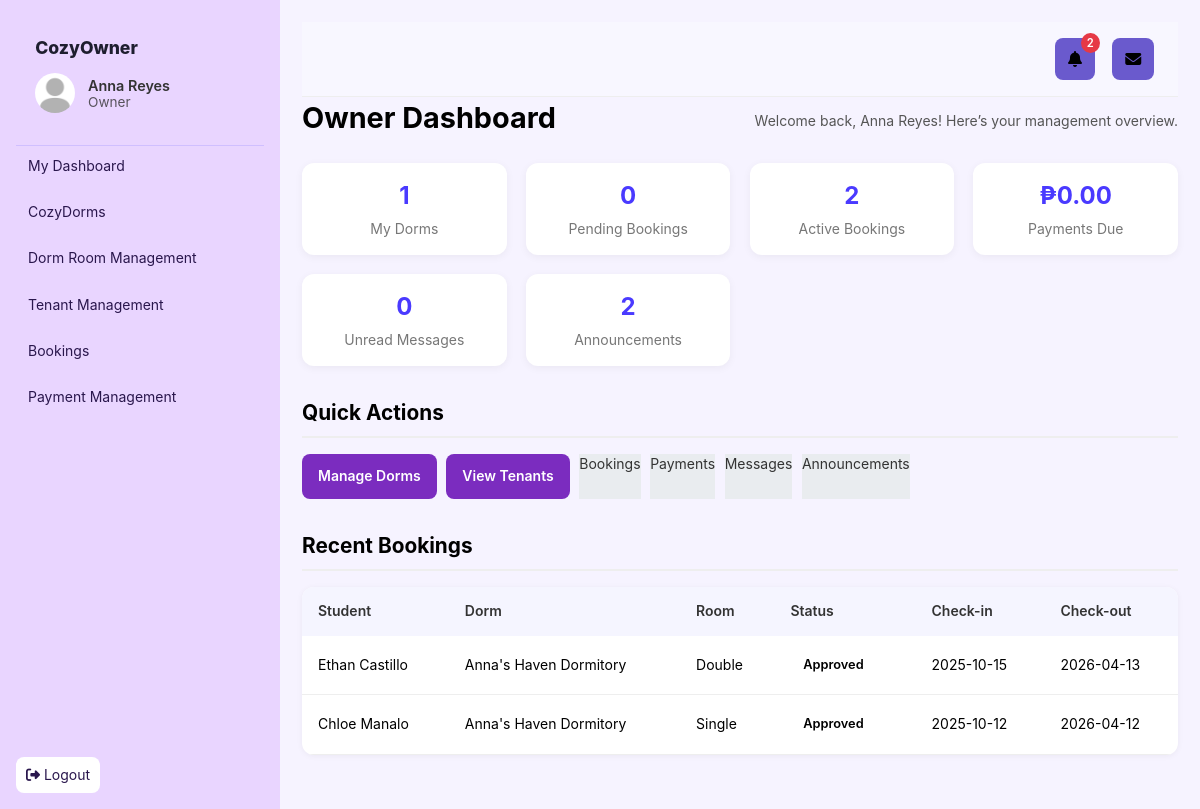
The app's page /Main/dashboards/owner_dashboard.php (signed in), older data.
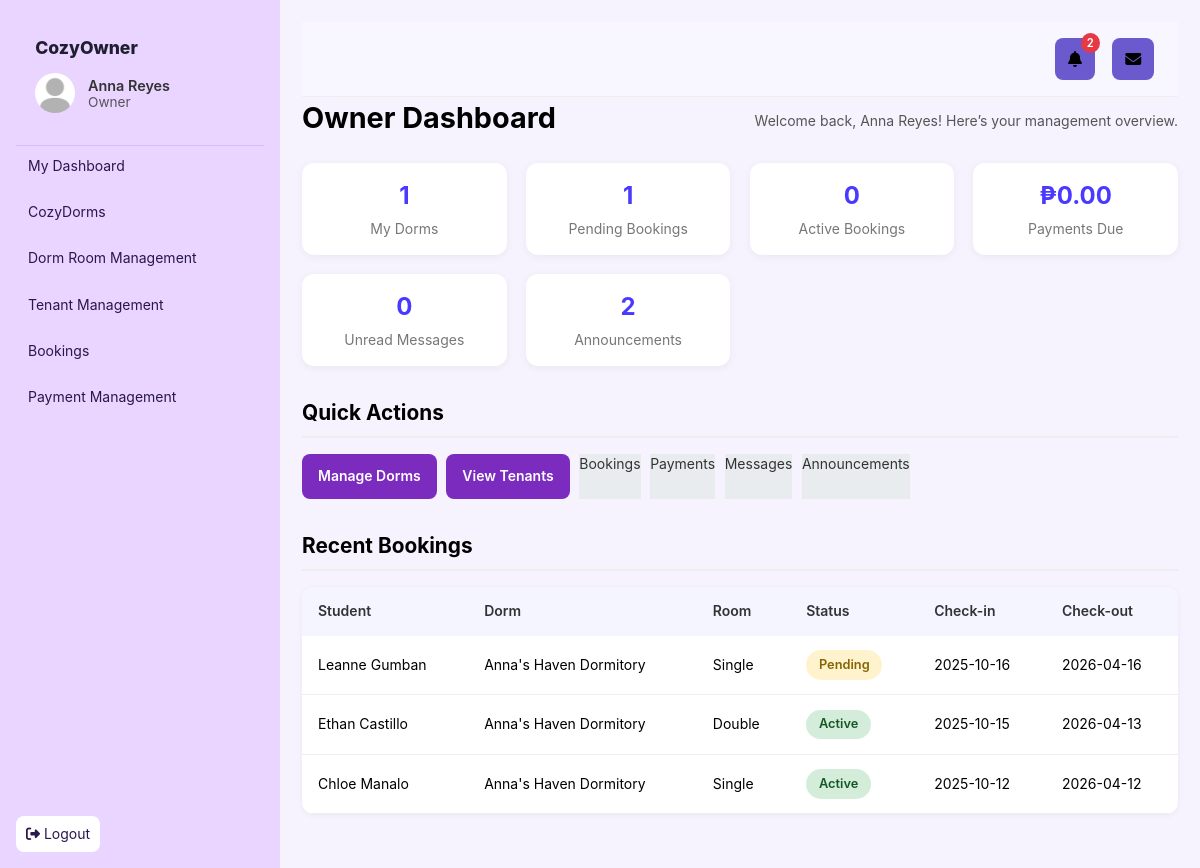
The same page, newer data.
### tables this page shows
CREATE TABLE `bookings` (
  `booking_id` int(11) NOT NULL,
  `room_id` int(11) NOT NULL,
  `student_id` int(11) NOT NULL,
  `booking_type` enum('whole','shared') DEFAULT 'shared',
  `start_date` date NOT NULL,
  `end_date` date NOT NULL,
  `status` enum('pending','approved','rejected','cancelled','completed','active') NOT NULL DEFAULT 'pending' COMMENT 'pending=awaiting approval, approved=owner approved, active=currently occupying, completed=tenancy ended, rejected=owner declined, cancelled=student cancelled',
  `updated_at` datetime DEFAULT current_timestamp() ON UPDATE current_timestamp(),
  `created_at` timestamp NOT NULL DEFAULT current_timestamp(),
  `expires_at` datetime DEFAULT NULL,
  `selfie` varchar(255) DEFAULT NULL,
  `id_document` varchar(255) DEFAULT NULL,
  `display_picture` varchar(255) DEFAULT NULL,
  `notes` text DEFAULT NULL,
  `check_in_date` datetime DEFAULT NULL COMMENT 'Actual check-in date/time',
  `check_out_date` datetime DEFAULT NULL COMMENT 'Actual check-out date/time',
  `booking_reference` varchar(50) DEFAULT NULL COMMENT 'Unique booking reference code'
);

CREATE TABLE `users` (
  `user_id` int(11) NOT NULL,
  `name` varchar(100) NOT NULL,
  `address` varchar(255) DEFAULT NULL,
  `email` varchar(150) NOT NULL,
  `password` varchar(255) NOT NULL,
  `role` enum('admin','owner','student') NOT NULL DEFAULT 'student',
  `created_at` timestamp NOT NULL DEFAULT current_timestamp(),
  `verified` tinyint(1) NOT NULL DEFAULT 0 COMMENT '0 = Pending, 1 = Verified, -1 = Rejected',
  `phone` varchar(20) DEFAULT NULL,
  `license_no` varchar(100) DEFAULT NULL,
  `profile_pic` varchar(255) DEFAULT NULL,
  `id_document` varchar(255) DEFAULT NULL
);

CREATE TABLE `dormitories` (
  `dorm_id` int(11) NOT NULL,
  `owner_id` int(11) NOT NULL,
  `name` varchar(150) NOT NULL,
  `address` varchar(255) NOT NULL,
  `description` text DEFAULT NULL,
  `verified` tinyint(1) DEFAULT 0,
  `created_at` timestamp NOT NULL DEFAULT current_timestamp(),
  `latitude` decimal(10,8) DEFAULT NULL,
  `longitude` decimal(11,8) DEFAULT NULL,
  `status` enum('pending','verified','error') NOT NULL DEFAULT 'pending',
  `updated_at` timestamp NOT NULL DEFAULT current_timestamp() ON UPDATE current_timestamp(),
  `cover_image` varchar(255) DEFAULT NULL,
  `features` text DEFAULT NULL
);

CREATE TABLE `rooms` (
  `room_id` int(11) NOT NULL,
  `dorm_id` int(11) NOT NULL,
  `room_type` varchar(100) NOT NULL,
  `capacity` int(11) NOT NULL,
  `size` varchar(50) DEFAULT NULL,
  `price` decimal(10,2) NOT NULL,
  `status` enum('vacant','occupied') NOT NULL DEFAULT 'vacant',
  `created_at` timestamp NOT NULL DEFAULT current_timestamp(),
  `room_number` varchar(50) DEFAULT NULL,
  `features` text DEFAULT NULL
);

### Main/auth/auth.php (called while the page is built, shortened)
<?php
function current_user() {
    return $_SESSION['user'] ?? null;
}

### Main/dashboards/owner_dashboard.php (the view, shortened to what this page needs)
<?php
require_once __DIR__ . '/../partials/header.php';
require_once __DIR__ . '/../config.php';
$user_id = current_user()['user_id'];
$stmt = $pdo->prepare("SELECT COUNT(*) FROM dormitories WHERE owner_id = ?");
$stmt->execute([$user_id]);
$dorm_count = (int)$stmt->fetchColumn();
$stmt = $pdo->prepare("SELECT COUNT(*) FROM bookings b JOIN rooms r ON b.room_id = r.room_id JOIN dormitories d ON r.dorm_id = d.dorm_id WHERE d.owner_id = ? AND b.status = 'pending'");
$stmt->execute([$user_id]);
$pending_bookings = (int)$stmt->fetchColumn();
$stmt = $pdo->prepare("SELECT COUNT(*) FROM bookings b JOIN rooms r ON b.room_id = r.room_id JOIN dormitories d ON r.dorm_id = d.dorm_id WHERE d.owner_id = ? AND b.status = 'approved'");
$stmt->execute([$user_id]);
$active_bookings = (int)$stmt->fetchColumn();
$stmt = $pdo->prepare("SELECT COALESCE(SUM(amount),0) FROM payments p JOIN bookings b ON p.booking_id = b.booking_id JOIN rooms r ON b.room_id = r.room_id JOIN dormitories d ON r.dorm_id = d.dorm_id WHERE d.owner_id = ? AND p.status = 'pending'");
$stmt->execute([$user_id]);
$payments_due = (float)$stmt->fetchColumn();
$stmt = $pdo->prepare("SELECT COUNT(*) FROM messages WHERE receiver_id = ? AND read_at IS NULL");
$stmt->execute([$user_id]);
$unread_messages = (int)$stmt->fetchColumn();
$stmt = $pdo->prepare("
    SELECT COUNT(*)
    FROM announcements a
    LEFT JOIN announcement_reads ar ON a.id = ar.announcement_id AND ar.user_id = ?
    WHERE ar.read_at IS NULL
      AND (
        a.audience = 'All Hosts'
        OR a.audience IN ('Verified Owners','Pending Owners')
      )
");
$stmt->execute([$user_id]);
$unread_announcements = (int)$stmt->fetchColumn();
$stmt = $pdo->prepare("
    SELECT b.booking_id, b.status, b.start_date, b.end_date,
           u.name AS student_name, r.room_type, d.name AS dorm_name
    FROM bookings b
    JOIN rooms r ON b.room_id = r.room_id
    JOIN dormitories d ON r.dorm_id = d.dorm_id
    JOIN users u ON b.student_id = u.user_id
    WHERE d.owner_id = ?
    ORDER BY b.created_at DESC
    LIMIT 5
");
$stmt->execute([$user_id]);
$recent_bookings = $stmt->fetchAll(PDO::FETCH_ASSOC);
?>
<div class="page-header">
  <h1>Owner Dashboard</h1>
  <p>Welcome back, <?= htmlspecialchars(current_user()['name']) ?>! Here’s your management overview.</p>
</div>
<div class="stats-grid">
  <div class="stat-card">
    <h3><?= $dorm_count ?></h3>
    <p>My Dorms</p>
  </div>
  <div class="stat-card">
    <h3><?= $pending_bookings ?></h3>
    <p>Pending Bookings</p>
  </div>
  <div class="stat-card">
    <h3><?= $active_bookings ?></h3>
    <p>Active Bookings</p>
  </div>
  <div class="stat-card">
    <h3>₱<?= number_format($payments_due, 2) ?></h3>
    <p>Payments Due</p>
  </div>
  <div class="stat-card">
    <h3><?= $unread_messages ?></h3>
    <p>Unread Messages</p>
  </div>
  <div class="stat-card">
    <h3><?= $unread_announcements ?></h3>
    <p>Announcements</p>
  </div>
</div>
<div class="section">
  <h2>Quick Actions</h2>
  <div class="actions">
    <a href="../modules/owner/owner_dorms.php" class="btn-primary">Manage Dorms</a>
    <a href="../modules/owner/owner_tenants.php" class="btn-primary">View Tenants</a>
    <a href="../modules/owner/owner_bookings.php" class="btn-secondary">Bookings</a>
    <a href="../modules/owner/owner_payments.php" class="btn-secondary">Payments</a>
    <a href="../modules/owner/owner_messages.php" class="btn-secondary">Messages</a>
    <a href="../modules/owner/owner_announcements.php" class="btn-secondary">Announcements</a>
  </div>
</div>
<div class="section">
  <h2>Recent Bookings</h2>
  <?php if ($recent_bookings): ?>
  <table class="data-table">
    <thead>
      <tr>
        <th>Student</th>
        <th>Dorm</th>
        <th>Room</th>
        <th>Status</th>
        <th>Check-in</th>
        <th>Check-out</th>
      </tr>
    </thead>
    <tbody>
      <?php foreach ($recent_bookings as $b): ?>
      <tr>
        <td><?= htmlspecialchars($b['student_name']) ?></td>
        <td><?= htmlspecialchars($b['dorm_name']) ?></td>
        <td><?= htmlspecialchars($b['room_type']) ?></td>
        <td><span class="status <?= htmlspecialchars($b['status']) ?>"><?= ucfirst($b['status']) ?></span></td>
        <td><?= htmlspecialchars($b['start_date']) ?></td>
        <td><?= htmlspecialchars($b['end_date']) ?></td>
      </tr>
      <?php endforeach; ?>
    </tbody>
  </table>
  <?php else: ?>
    <p><em>No recent bookings found.</em></p>
  <?php endif; ?>
</div>
<?php require_once __DIR__ . '/../partials/footer.php'; ?>

### Main/partials/header.php (shortened to what this page needs)
<?php
require_once __DIR__ . '/../auth/auth.php';
$user = current_user();
require_once __DIR__ . '/../config.php';
$base_path = '';
$unread_announcements = 0;
if ($user && isset($user['user_id'])) {
    $stmt = $pdo->prepare("
        SELECT COUNT(*)
        FROM announcements a
        LEFT JOIN announcement_reads ar
          ON a.id = ar.announcement_id AND ar.user_id = ?
        WHERE ar.read_at IS NULL
          AND (
            a.audience = 'All Hosts'
            OR (a.audience = 'Students' AND ? = 'student')
            OR (a.audience IN ('Verified Owners','Pending Owners','All Hosts') AND ? = 'owner')
          )
    ");
    $stmt->execute([$user['user_id'], $user['role'], $user['role']]);
    $unread_announcements = (int)$stmt->fetchColumn();
}
$brand_title = "CozyDorms Management";
if ($user['role'] === 'admin') {
    $brand_title = "CozyAdmin";
} elseif ($user['role'] === 'owner') {
    $brand_title = "CozyOwner";
} elseif ($user['role'] === 'student') {
    $brand_title = "CozyTenant";
}
$message_page = "#";
$announcement_page = "#";
if ($user['role'] === 'student') {
    $message_page = $base_path . "/modules/student/student_messages.php";
    $announcement_page = $base_path . "/modules/student/student_announcements.php";
} elseif ($user['role'] === 'owner') {
    $message_page = $base_path . "/modules/owner/owner_messages.php";
    $announcement_page = $base_path . "/modules/owner/owner_announcements.php";
} elseif ($user['role'] === 'admin') {
    $message_page = "../modules/shared/messaging.php";
    $announcement_page = "../modules/admin/announcements.php";
}
?>
<!doctype html>
<html lang="en">
<head>
  <link rel="stylesheet" href="../assets/style.css">
  <link rel="stylesheet" href="../assets/modules.css">
  <link rel="stylesheet" href="https://cdnjs.cloudflare.com/ajax/libs/font-awesome/6.5.0/css/all.min.css">
</head>
<body>
  <aside class="sidebar">
    <div class="brand">
      <div class="brand-title"><?= htmlspecialchars($brand_title) ?></div>
      <div class="user-info">
        <?php if (!empty($user['profile_pic'])): ?>
          <img src="<?= htmlspecialchars($user['profile_pic']) ?>" alt="profile">
        <?php else: ?>
          <img src="../assets/default_profile.jpg" alt="default">
        <?php endif; ?>
        <div class="user-details">
          <div class="name"><?= htmlspecialchars($user['name']) ?></div>
          <div class="role"><?= htmlspecialchars(ucfirst($user['role'])) ?></div>
        </div>
      </div>
    </div>
    <hr class="sidebar-separator">
    <nav>
      <?php if ($user['role'] === 'admin'): ?>
        <a href="<?= $base_path ?>/dashboards/admin_dashboard.php">Overview</a>
        <a href="<?= $base_path ?>/modules/admin/user_management.php">User Management</a>
        <a href="<?= $base_path ?>/modules/admin/reports.php">Reports & Analytics</a>
        <a href="<?= $base_path ?>/modules/admin/owner_verification.php">Dorm Owner Verification</a>
        <a href="<?= $base_path ?>/modules/shared/dorm_listings.php">Dorm Listings</a>
        <a href="<?= $base_path ?>/modules/admin/booking_oversight.php">Booking & Reservation</a>
        <a href="<?= $base_path ?>/modules/admin/admin_payments.php">Payment Management</a>
        <a href="<?= $base_path ?>/modules/admin/announcements.php">Broadcast Announcements</a>
      <?php elseif ($user['role'] === 'owner'): ?>
        <a href="<?= $base_path ?>/dashboards/owner_dashboard.php">My Dashboard</a>
        <a href="<?= $base_path ?>/modules/owner/owner_dorms.php">CozyDorms</a>
        <a href="<?= $base_path ?>/modules/admin/room_management.php">Dorm Room Management</a>
        <a href="<?= $base_path ?>/modules/owner/owner_tenants.php">Tenant Management</a>
        <a href="<?= $base_path ?>/modules/owner/owner_bookings.php">Bookings</a>
        <a href="<?= $base_path ?>/modules/owner/owner_payments.php">Payment Management</a>
      <?php endif; ?>
    </nav>
    <div class="sidebar-foot">
      <a class="logout" href="<?= $base_path ?>/auth/logout.php"><i class="fa fa-sign-out-alt"></i> Logout</a>
    </div>
  </aside>
  <main class="main">
    <header class="topbar">
      <div class="header-actions">
        <a href="<?= $announcement_page ?>" class="btn-icon">
          <i class="fa fa-bell"></i>
          <?php if ($unread_announcements > 0): ?>
            <span class="badge"><?= $unread_announcements ?></span>
          <?php endif; ?>
        </a>
        <a href="<?= $message_page ?>" class="btn-icon">
          <i class="fa fa-envelope"></i>
        </a>
      </div>
    </header>

### Main/partials/footer.php (shortened to what this page needs)
  </main>
</body>
</html>

### Main/assets/style.css (style rules this page uses)
:root { --bg:#f6f3ff; --panel:#fff; --ink:#1f1147; --muted:#7a68b8; --primary:#8b5cf6; --primary-2:#a78bfa; --border:#eadcff; }
* { box-sizing:border-box }
body { margin:0;font:14px/1.45 Inter,system-ui,Segoe UI,Arial }
a { color:inherit;text-decoration:none }
.sidebar { position:fixed;inset:0 auto 0 0;width:280px;background:#e9d5ff;color:#2a174d;padding:16px;display:flex;flex-direction:column }
.sidebar .brand { font-weight:800;font-size:18px;margin-bottom:12px }
.sidebar nav { display:grid;gap:6px;overflow:auto;padding-right:6px }
.sidebar nav a { padding:10px 12px;border-radius:10px;color:#2a174d }
.sidebar-foot { margin-top:auto;display:flex;justify-content:space-between;align-items:center }
.sidebar-foot .logout { padding:8px 10px;background:#fff;border-radius:8px }
.main { margin-left:280px;background:var(--bg);min-height:100vh;padding:22px }
.btn-primary { background: #7b2cbf; color: #fff; padding: 12px 16px; border: none; border-radius: 8px; cursor: pointer; font-weight: 600; transition: 0.2s ease; }

### Main/assets/modules.css (style rules this page uses)
.page-header { display: flex; justify-content: space-between; align-items: center; margin-bottom: 1.5rem; }
.page-header h1 { font-size: 1.8rem; margin: 0; }
.page-header p { color: #555; margin: 0.3rem 0 0; }
table { width: 100%; border-collapse: collapse; margin-top: 1rem; }
thead { background: #f9f9f9; }
thead th { text-align: left; padding: 0.8rem; font-weight: 600; }
tbody tr { border-bottom: 1px solid #eee; }
tbody td { padding: 0.8rem; vertical-align: middle; }
.badge { display: inline-block; padding: 0.3rem 0.6rem; border-radius: 12px; font-size: 0.8rem; font-weight: 600; margin-left: 0.3rem; }
.section { margin-bottom: 2rem; }
.section h2 { font-size: 1.3rem; margin-bottom: 1rem; border-bottom: 2px solid #eee; padding-bottom: 0.5rem; }
.stats-grid { display: grid; grid-template-columns: repeat(auto-fit, minmax(200px, 1fr)); gap: 1.2rem; margin-bottom: 2rem; }
.stat-card { background: #fff; padding: 1rem; border-radius: 12px; text-align: center; box-shadow: 0 2px 8px rgba(0,0,0,0.05); }
.stat-card h3 { margin: 0; font-size: 1.5rem; color: #4A3AFF; }
.stat-card p { margin: 0.3rem 0 0; color: #777; }
.actions { display: flex; gap: 0.6rem; }
.btn-secondary { background: #e9ecef; color: #333; }
.status { padding: 0.3rem 0.6rem; border-radius: 6px; font-size: 0.8rem; font-weight: 600; }
.status.active { background: #d4edda; color: #155724; }
table { width: 100%; border-collapse: collapse; margin-top: 1rem; background: #fff; border-radius: 12px; overflow: hidden; box-shadow: 0 1px 6px rgba(0,0,0,0.05); }
thead { background: #f5f5ff; }
thead th { text-align: left; padding: 0.9rem 1rem; font-weight: 600; color: #333; }
tbody tr { border-bottom: 1px solid #eee; transition: background 0.2s; }
tbody td { padding: 0.9rem 1rem; vertical-align: middle; }
.status { padding: 0.35rem 0.8rem; border-radius: 999px; font-size: 0.8rem; font-weight: 600; display: inline-block; }
.status.pending { background: #fff3cd; color: #856404; }
.badge { padding: 0.35rem 0.7rem; border-radius: 999px; font-size: 0.75rem; font-weight: 600; }
.topbar { display: flex; justify-content: space-between; align-items: center; padding: 1rem 1.5rem; background: #f8f7ff; border-bottom: 1px solid #eee; }
.header-actions { display: flex; gap: 0.6rem; }
.btn-icon { background: #6a5acd; border: none; color: #fff; padding: 0.6rem 0.8rem; border-radius: 8px; cursor: pointer; font-size: 1rem; }

### Main/partials/header.php (style rules this page uses)
.badge { display:inline-block; background:#e63946; color:#fff; border-radius:50%; font-size:0.7em; padding:2px 6px; margin-left:4px; }
.btn-icon { position: relative; margin-left: 8px; color: inherit; text-decoration: none; }
.btn-icon .badge { position: absolute; top: -5px; right: -5px; }
.brand { padding: 1.2rem; background: #e9d5ff; text-align: left; font-weight: 700; color: #1e1e2f; }
.brand-title { font-size: 1.1rem; margin-bottom: 0.8rem; }
.user-info { display: flex; align-items: center; gap: 0.8rem; }
.user-info img { width: 40px; height: 40px; border-radius: 50%; object-fit: cover; }
.user-details { display: flex; flex-direction: column; font-weight: normal; font-size: 0.9rem; color: #333; line-height: 1.2; }
.user-details .name { font-weight: 600; }
.user-details .role { font-size: 0.85rem; opacity: 0.8; }
.sidebar-separator { border: none; border-top: 1px solid #d0bfff; margin: 0; }

Row changes from the older to the newer data that the page shows:
added bookings: student.name "Leanne Gumban", dormitories.name "Anna's Haven Dormitory", room.room_type "Single", status "Pending", start_date "2025-10-16", end_date "2026-04-16"
changed bookings "Ethan Castillo": status "Approved" → "Active"
changed bookings "Chloe Manalo": status "Approved" → "Active"
Text that changed along with them:
$pending_bookings: "0" → "1"
$active_bookings: "2" → "0"
